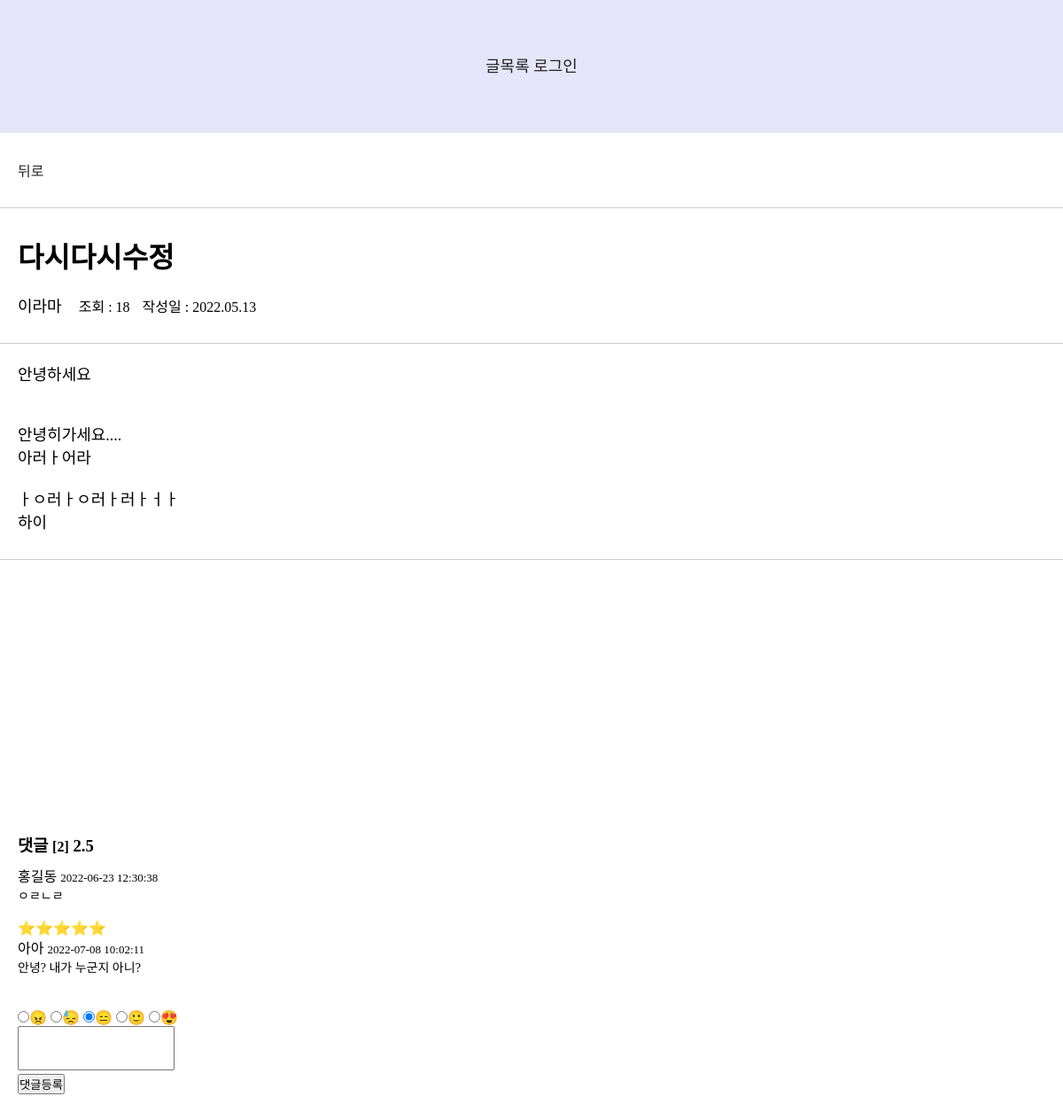
The app's page /board_login_2/detail.php?i_board=141&page=1 with its own data.
### tables this page shows
CREATE TABLE IF NOT EXISTS `t_board` (
  `i_board` int(10) unsigned NOT NULL AUTO_INCREMENT,
  `title` varchar(100) NOT NULL,
  `ctnt` varchar(2000) NOT NULL,
  `i_user` int(10) unsigned NOT NULL,
  `created_at` datetime DEFAULT current_timestamp(),
  `updated_at` datetime DEFAULT current_timestamp(),
  `filename` varchar(255) DEFAULT NULL,
  `view_cnt` int(10) DEFAULT 0,
  PRIMARY KEY (`i_board`),
  KEY `i_user` (`i_user`),
  CONSTRAINT `t_board_ibfk_1` FOREIGN KEY (`i_user`) REFERENCES `t_user` (`i_user`)
);

CREATE TABLE IF NOT EXISTS `t_user` (
  `i_user` int(10) unsigned NOT NULL AUTO_INCREMENT,
  `uid` varchar(30) NOT NULL,
  `upw` varchar(70) NOT NULL,
  `nm` varchar(10) NOT NULL,
  `gender` int(10) unsigned NOT NULL CHECK (`gender` in (0,1)),
  `created_at` datetime DEFAULT current_timestamp(),
  `updated_at` datetime DEFAULT current_timestamp(),
  `profile_img` varchar(100) DEFAULT NULL,
  PRIMARY KEY (`i_user`),
  UNIQUE KEY `uid` (`uid`)
);

CREATE TABLE IF NOT EXISTS `t_reply` (
  `i_re` int(10) unsigned NOT NULL AUTO_INCREMENT,
  `i_board` int(10) unsigned NOT NULL,
  `i_user` int(10) unsigned NOT NULL,
  `ctnt` varchar(1000) NOT NULL,
  `created_at` datetime DEFAULT current_timestamp(),
  `updated_at` datetime DEFAULT current_timestamp(),
  `rv` int(10) DEFAULT NULL,
  PRIMARY KEY (`i_re`),
  KEY `i_board` (`i_board`) USING BTREE,
  KEY `i_user` (`i_user`) USING BTREE,
  CONSTRAINT `FK_t_reply_t_board` FOREIGN KEY (`i_board`) REFERENCES `t_board` (`i_board`),
  CONSTRAINT `FK_t_reply_t_user` FOREIGN KEY (`i_user`) REFERENCES `t_user` (`i_user`)
);

### board_login_2/db/db_board.php (called while the page is built, shortened)
<?php
    function sel_board(&$param) {
        $i_board = $param["i_board"];
        $conn = get_conn();
        $sql = "SELECT a.*, b.nm
                FROM t_board a, t_user b
                WHERE a.i_user = b.i_user and a.i_board = $i_board";
        $rs = mysqli_query($conn, $sql);
        return mysqli_fetch_assoc($rs);
    }
    function sel_reply(&$param) {
        $i_board = $param['i_board'];
        $conn = get_conn();
        $sql = "SELECT a.*, b.nm FROM t_reply a, t_user b
                WHERE a.i_board = $i_board and a.i_user = b.i_user
                ORDER BY i_re asc";
        $rs = mysqli_query($conn, $sql);
        return $rs;
    }
    function sel_reply2(&$param) {
        $i_board = $param['i_board'];
        $conn = get_conn();
        $sql = "SELECT sum(a.rv) as rv_cnt FROM t_reply a, t_user b
                WHERE a.i_board = $i_board and a.i_user = b.i_user";
        $rs = mysqli_query($conn, $sql);
        return $rs;
    }

### board_login_2/date.php (called while the page is built, shortened)
<?php
    function dateFormat($datetime) {
        $target = date("Y.m.d", strtotime($datetime));
        $today = date("Y.m.d");
        if($target == $today) {
            $rs = date("H:i", strtotime($datetime));
        } else {
            $rs = $target;
        }
        return $rs;
    }

### board_login_2/detail.php (the view, shortened to what this page needs)
<?php
    include_once 'db/db_board.php';
    include_once 'review.php';
    include_once 'date.php';
    $page = $_GET['page'];
    $search_txt = "";
    $i_board = $_GET["i_board"];
    $param = [
        "i_board" => $i_board,
    ];
    $rs = sel_board($param);
    $reply_rs = sel_reply($param);
    $avg_rv = sel_reply2($param);
    if($item = mysqli_fetch_assoc($avg_rv)) {
        $rv_cnt = $item['rv_cnt'];
    }
    $cnt = mysqli_num_rows($reply_rs);
?>
<!DOCTYPE html>
<html lang="en">
<head>
    <link rel="stylesheet" href="css/detail.css">
    <link rel="stylesheet" href="css/container.css">
</head>
<body>
    <div id="container">
        <?php include('header.php') ?>
        <div class="cls">
            <div class="head">
                <div class="list_btn">
                    <a href="list.php?page=<?= $page ?><?= $search_txt != "" ? "&search_txt={$search_txt}" : "" ?>">뒤로</a>
                </div>
            </div>
            <div class="main">
                <div class="title"><?= str_ireplace($search_txt, "<mark>{$search_txt}</mark>", $rs["title"]) ?></div>
                <div class="sub">
                    <span class="nm"><?= $rs["nm"] ?></span>
                    <span class="view_cnt">조회 : <?= $rs['view_cnt'] ?></span>
                    <span class="date">작성일 : <?= dateFormat($rs["created_at"]) ?></span>
                </div>
                <div class="contents">
                    <div class="ctnt"><?= $rs["ctnt"] ?></div>
                </div>
            </div>
            <div class="reply">
                <h3>댓글
                    <span style="font-size: medium;">[<?= $cnt ?>]</span>
                    <span><?= avg_rv($rv_cnt, $cnt) ?></span>
                </h3>
                <div class="sel_reply">
                    <?php foreach($reply_rs as $row) { ?>
                        <div><?= rv($row['rv']); ?></div>
                        <div class="d1"><?= $row["nm"] ?></div>
                        <div class="d3"><?= $row["updated_at"] ?></div>
                        <div class="d2"><?= $row["ctnt"] ?></div>
                        <br>
                    <?php } ?>
                </div>
                <div class="re_area">
                    <form action="re_proc.php" method="POST">
                        <div>
                            <label><input type="radio" name="rv" value="1">😠</label>
                            <label><input type="radio" name="rv" value="2">😓</label>
                            <label><input type="radio" name="rv" value="3" checked>😑</label>
                            <label><input type="radio" name="rv" value="4">🙂</label>
                            <label><input type="radio" name="rv" value="5">😍</label>
                        </div>
                        <div><textarea name="ctnt"></textarea></div>
                        <div><input type="submit" value="댓글등록"></div>
                    </form>
                </div>
            </div>
        </div>
    </div>
</body>
</html>

### board_login_2/review.php (shortened to what this page needs)
<?php
    function rv($param) {
        $rv = $param;
        for($i=1; $i<=$rv; $i++) {
            print "⭐";
        }
    }
    function avg_rv($rv_cnt, $cnt) {
        $avg_rv = $rv_cnt / $cnt;
        return $avg_rv;
    }

### board_login_2/css/detail.css (style rules this page uses)
* { box-sizing: border-box; padding: 0; margin: 0; }
html, body { height: 100%; width: 100%; }
a { text-decoration: none; color: #222; }
.head { padding: 30px 20px; border-bottom: 1px solid #ccc; }
.list_btn { display: inline-block; }
.main { margin-top: 30px; width: 100%; height: 80%; position: relative; }
.main .title { padding: 0 20px 20px 20px; font-weight: bold; font-size: xx-large; }
.sub { padding: 0 0 30px 20px; border-bottom: 1px solid #ccc; }
.sub .nm { padding-right: 15px; font-weight: 550; font-size: large; }
.sub .view_cnt { padding-right: 10px; }
.contents { padding: 0 0 30px 20px; border-bottom: 1px solid #ccc; }
.contents .ctnt { padding-right: 20px; margin-top: 20px; font-size: 18px; }
.cls .reply { padding: 20px; }
.reply h3 { padding-bottom: 10px; }
.reply .sel_reply .d1 { font-weight: 550; display: inline-block; }
.sel_reply .d2 { font-size: 14px; }
.sel_reply .d3 { font-size: small; display: inline-block; }
.reply .re_area { padding-top: 20px; }
.reply .re_area textarea { height: 50px; resize: none; }

### board_login_2/css/container.css (style rules this page uses)
#container { display: grid; grid-template-rows: 150px 1fr; min-height: 100%; }

### board_login_2/css/header.css (style rules this page uses)
* { box-sizing: border-box; padding: 0; margin: 0; }
html, body { height: 100%; }
a { text-decoration: none; color: #222; }

### records on screen
t_board: title "다시다시수정", i_user.nm "이라마", view_cnt "18", created_at "2022.05.13", ctnt "안녕하세요 안녕히가세요.... 아러ㅏ어라 ㅏㅇ러ㅏㅇ러ㅏ러ㅏㅓㅏ 하이"
t_reply: i_user.nm "홍길동", updated_at "2022-06-23 12:30:38", ctnt "ㅇㄹㄴㄹ"
t_reply: rv 5 (drawn), i_user.nm "아아", updated_at "2022-07-08 10:02:11", ctnt "안녕? 내가 누군지 아니?"

### other values on screen
$cnt "2"
avg_rv($rv_cnt, $cnt) "2.5"
